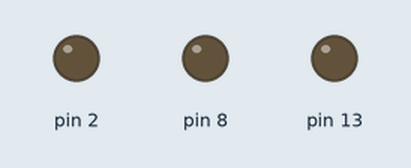
Bench run of a sketch on a simulated Arduino Uno, built with avr-gcc and run on an emulated ATmega328P. Shown: output pins drawn as LEDs (lit = HIGH).

Above: at 1.0 s.
At 2.5 s:
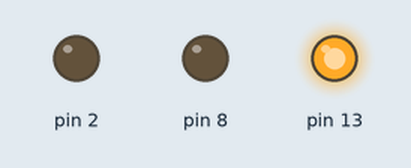
At 5.5 s:
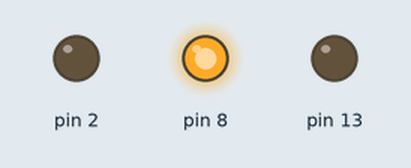
At 8.5 s:
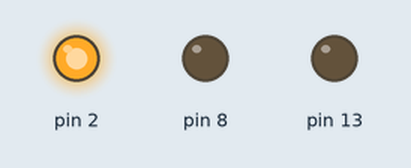
Timing chart, 0 to 13.0 s (numbered marks = the images above):
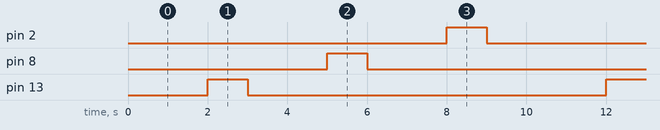

The sketch:

Multiple_LED_Blink.ino
```cpp
// C++ code
//
void setup()
{
  pinMode(13, OUTPUT);
  pinMode(8, OUTPUT);
  pinMode(2, OUTPUT);
}

void loop()
{
  delay(2000); // Wait for 2000 millisecond(s)
  digitalWrite(13, HIGH);
  delay(1000); // Wait for 1000 millisecond(s)
  digitalWrite(13, LOW);
  delay(2000); // Wait for 2000 millisecond(s)
  digitalWrite(8, HIGH);
  delay(1000); // Wait for 1000 millisecond(s)
  digitalWrite(8, LOW);
  delay(2000); // Wait for 2000 millisecond(s)
  digitalWrite(2, HIGH);
  delay(1000); // Wait for 1000 millisecond(s)
  digitalWrite(2, LOW);
  delay(1000); // Wait for 1000 millisecond(s)
}
```

Measured:
- by itself, pin 2, pin 8, pin 13: alternates HIGH for 1.0 s and LOW for 9.0 s
- by itself, everything shown: repeats every 10.0 s, in 6 steps
